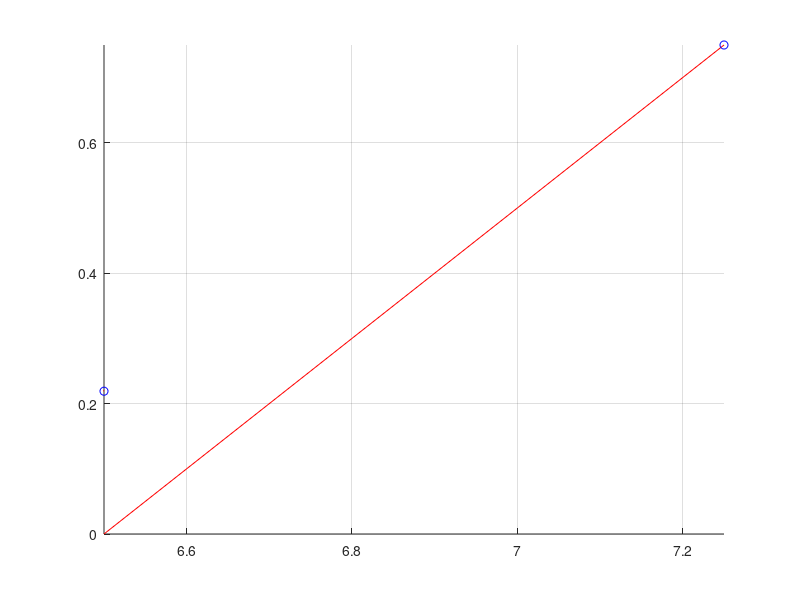

Recreate this plot in MATLAB.
hold on; 
x=0:0.01:6.5;
h1=2;
#y = -x.^2 + x   + h1;
Vox = 5;
Voy = 5;
y = -(1/2)*(9.8/(Vox^2))*x.^2 + (Voy/Vox)*x   + h1;


xt=6.5:0.25:7.25;

yt=xt-6.5

grid on;
#t= x/Vox


comet(x,y,0.01);
comet(xt,yt);



#comet(x,y,0.01);
#comet(xt,yt);
hold off; 